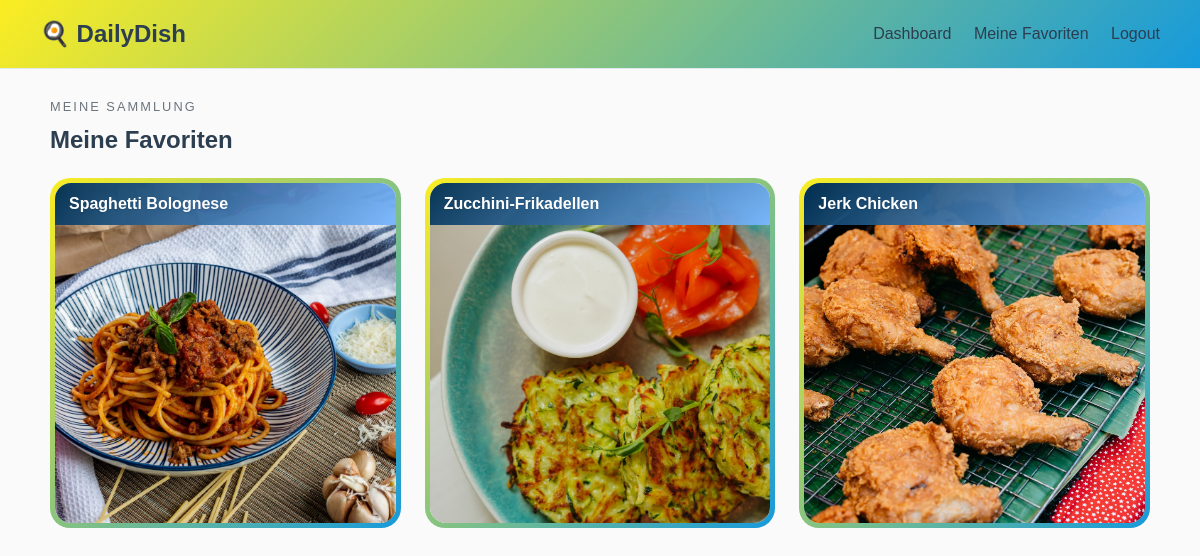
The page /favourites (signed in) on the database its author committed.
### models/recipe.py (models this page shows)
class Recipe(Base):
    __tablename__ = "recipes"
    id = Column(Integer, primary_key=True, index=True)
    title = Column(String, nullable=False)
    description = Column(String)
    ingredients = Column(String, nullable=False)
    instructions = Column(String)
    tags = relationship("Tag", secondary="recipe_tags", back_populates="recipes")

### main.py (the view)
@app.get("/favourites")
def favourites_page(request: Request, db: Session = Depends(get_db)):
    user_id = request.cookies.get("user_id")
    if not user_id:
        return RedirectResponse(url="/login", status_code=303)
    try:
        user_id_value = int(user_id)
    except ValueError:
        return RedirectResponse(url="/login", status_code=303)
    user = (
        db.query(User)
        .options(
            selectinload(User.favourite_recipes).selectinload(Recipe.tags)
        )
        .filter(User.id == user_id_value)
        .first()
    )
    if not user:
        return RedirectResponse(url="/login", status_code=303)
    request.state.user = user
    return templates.TemplateResponse(
        request,
        "favourites.html",
        {"request": request, "favourites": user.favourite_recipes},
    )

### templates/favourites.html (shortened to what this page needs)
{% extends "base.html" %}
{% block content %}
<section id="favourites-page" {% if user %}data-user-id="{{ user.id }}"{% endif %}>
    <div class="eyebrow">Meine Sammlung</div>
    <h2 style="margin: 4px 0 24px;">Meine Favoriten</h2>
    {% if favourites %}
    <div class="favourites-grid">
        {% for recipe in favourites %}
        <div class="fav-card-outer"
             id="fav-card-{{ recipe.id }}"
             data-recipe-id="{{ recipe.id }}"
             data-title="{{ recipe.title | e }}"
             data-description="{{ recipe.description | e }}"
             data-ingredients="{{ recipe.ingredients | e }}"
             data-instructions="{{ recipe.instructions | e }}"
             data-tags="{{ recipe.tags | map(attribute='name') | join(',') | e }}">
            <div class="fav-card-inner">
                <div class="flip-card-scene">
                    <div class="flip-card-flipper">
                        <div class="flip-card-front">
                            <div class="fav-card-image">
                                <img src="/static/images/recipes/{{ recipe.id }}.jpg"
                                     onload="this.classList.add('image-loaded')"
                                     onerror="this.classList.add('image-failed')"
                                     alt="{{ recipe.title | e }}">
                                <h3 class="fav-card-title-overlay">{{ recipe.title }}</h3>
                            </div>
                        </div>
                        <div class="flip-card-back">
                            <p>{{ recipe.description }}</p>
                            {% if recipe.tags %}
                            <div>
                                <div class="tag-pill-list">
                                    {% for tag in recipe.tags %}
                                    <span class="tag-pill">{{ tag.name }}</span>
                                    {% endfor %}
                                </div>
                            </div>
                            {% endif %}
                            <div class="flip-card-back-actions">
                                <button class="remove-favourite-button" type="button"
                                        data-recipe-id="{{ recipe.id }}"
                                        onclick="removeFavourite(this)">
                                </button>
                                <button class="fav-card-show-btn" type="button"
                                        onclick="openRecipeModal(this.closest('.fav-card-outer'))">
                                </button>
                            </div>
                        </div>
                    </div>
                </div>
            </div>
        </div>
        {% endfor %}
    </div>
    {% endif %}
</section>
{% endblock %}

### static/css/style.css (style rules this page uses)
body { margin: 0; font-family: Arial, sans-serif; background: #fafafa; color: #2c3e50; }
button { font: inherit; }
.eyebrow { text-transform: uppercase; letter-spacing: 0.16em; color: #6c757d; font-size: 0.8rem; margin-bottom: 12px; }
.favourites-grid { display: grid; grid-template-columns: repeat(auto-fill, minmax(300px, 1fr)); gap: 24px; margin-top: 24px; }
.fav-card-outer { background: linear-gradient(135deg, #fbed22 0%, #169adc 100%); border-radius: 20px; padding: 5px; cursor: pointer; transition: transform 0.2s ease; }
.fav-card-inner { background: #ffffff; border-radius: 16px; height: 340px; overflow: hidden; }
.flip-card-scene { perspective: 1200px; width: 100%; height: 100%; }
.flip-card-flipper { position: relative; width: 100%; height: 100%; transform-style: preserve-3d; transition: transform 0.55s ease; }
.flip-card-front, .flip-card-back { position: absolute; inset: 0; backface-visibility: hidden; -webkit-backface-visibility: hidden; overflow: hidden; display: flex; flex-direction: column; }
.flip-card-front { padding: 0; gap: 0; }
.fav-card-image { position: relative; width: 100%; height: 100%; overflow: hidden; background: #e2e8f0; display: flex; align-items: center; justify-content: center; color: #94a3b8; font-size: 2.5rem; }
.fav-card-image img { position: absolute; inset: 0; width: 100%; height: 100%; object-fit: cover; display: block; }
.fav-card-title-overlay { position: absolute; top: 0; left: 0; right: 0; padding: 12px 14px; margin: 0; font-size: 1rem; font-weight: 600; background: linear-gradient(135deg, rgba(0, 48, 82, 0.95) 0%, rgba(121, 183, 255, 0.95) 100%); color: #ffffff; white-space: nowrap; overflow: hidden; text-overflow: ellipsis; text-shadow: 0 1px 2px rgba(0, 0, 0, 0.1); }
.flip-card-back { padding: 20px 20px; gap: 8px; transform: rotateY(180deg); background: #f8faff; justify-content: flex-start; overflow-y: auto; }
.flip-card-back p { margin: 0; color: #4a5568; font-size: 0.84rem; line-height: 1.5; overflow: hidden; display: -webkit-box; -webkit-line-clamp: 3; line-clamp: 3; -webkit-box-orient: vertical; }
.flip-card-back-actions { display: flex; gap: 7px; flex-wrap: wrap; margin-top: auto; padding-top: 4px; }
.fav-card-show-btn { display: inline-flex; align-items: center; background: #eff6ff; color: #2563eb; border: 1px solid #2563eb; border-radius: 999px; padding: 5px 13px; font-size: 0.82rem; font-weight: 600; cursor: pointer; font-family: inherit; transition: background 0.18s; }
.remove-favourite-button { align-self: flex-start; display: inline-flex; align-items: center; gap: 6px; background: none; color: #ef4444; border: 1px solid #ef4444; border-radius: 999px; padding: 6px 14px; font-size: 0.85rem; cursor: pointer; transition: color 0.18s, border-color 0.18s; }
.tag-pill-list { display: flex; flex-wrap: wrap; gap: 10px; margin-top: 8px; }
.tag-pill { display: inline-flex; align-items: center; padding: 8px 12px; background: #eef7ff; color: #2e2e2e; border: 1px solid #c9ddff; border-radius: 999px; font-size: 0.95rem; font-weight: 400; cursor: pointer; position: relative; padding-right: 22px; transition: background-color 0.18s ease, color 0.18s ease, border-color 0.18s ease; }
.tag-pill::after { content: "╋"; position: absolute; right: 8px; top: 50%; transform: translateY(-50%); font-size: 0.6em; font-weight: 700; opacity: 0; transition: opacity 0.12s ease; }
.flip-card-back .tag-pill, .example-recipe-content .tag-pill { padding: 5px 18px 5px 9px; font-size: 0.8rem; line-height: 1.2; }

### rows shown on the page
Recipe: shows a picture, title "Spaghetti Bolognese"
Recipe: shows a picture, title "Zucchini-Frikadellen"
Recipe: shows a picture, title "Jerk Chicken"
